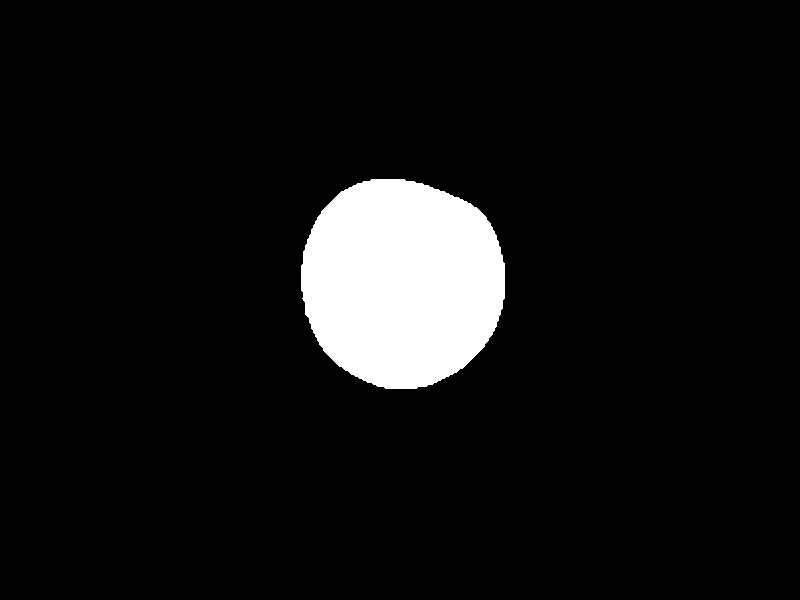
#> input picture Apple/mask.png, 800 x 600 px, found by its file name
$ python pstereo.py Apple/mask.png   (older library calls are emulated)
#> lines starting #> are read from the running program, lines starting #| are printed output that depends on the picture; after the words box and inside, x2 and y2 are one past the last pixel; in counts of white or black regions, pixels touching at a corner belong together
import cv2
import numpy as np
import pfmio
import os
import argparse
import errno
from osgeo import gdal


# [95 lines left out: functions to_masked_array, get_contours, get_light_direction, get_light_intensity, calculate_normals_albedo, not called in this run]


def main(args):
    out_path = os.path.join(args.input_path, 'results')
    try:
        os.makedirs(out_path)
    except OSError as exception:
        if exception.errno != errno.EEXIST:
            pass

    img_list = []
    mask_obj = cv2.imread(os.path.join(args.input_path, 'mask.png'), cv2.IMREAD_GRAYSCALE)
#> mask_obj: shape (600, 800); 7.1% white; 1 white region, box (x1, y1, x2, y2) and area: (301, 179, 505, 389) 34132
    mask_metal = cv2.imread(os.path.join(args.input_path, 'mask_dir_1.png'), cv2.IMREAD_GRAYSCALE)
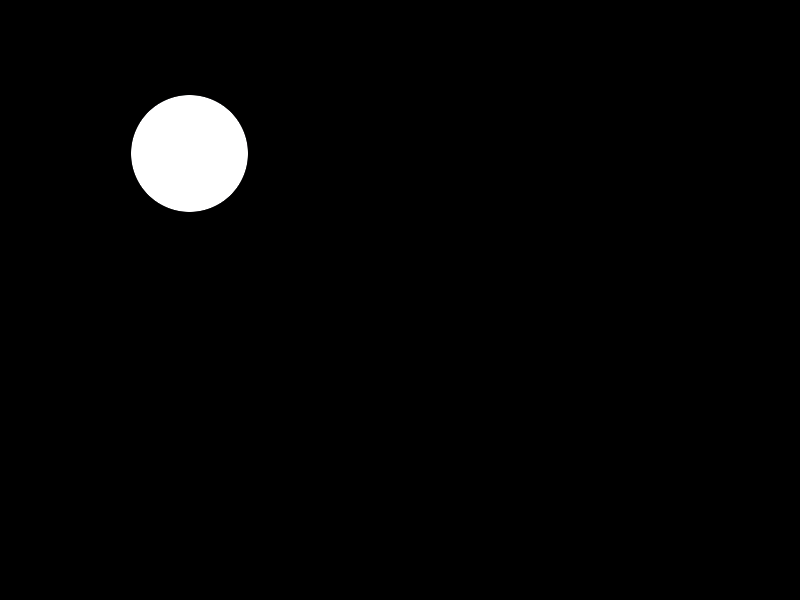
#> input picture Apple/mask_dir_1.png, 800 x 600 px, found by its file name
#> mask_metal: shape (600, 800); min 0, max 255, mean 5.7
    mask_lambert = cv2.imread(os.path.join(args.input_path, 'mask_I.png'), cv2.IMREAD_GRAYSCALE)
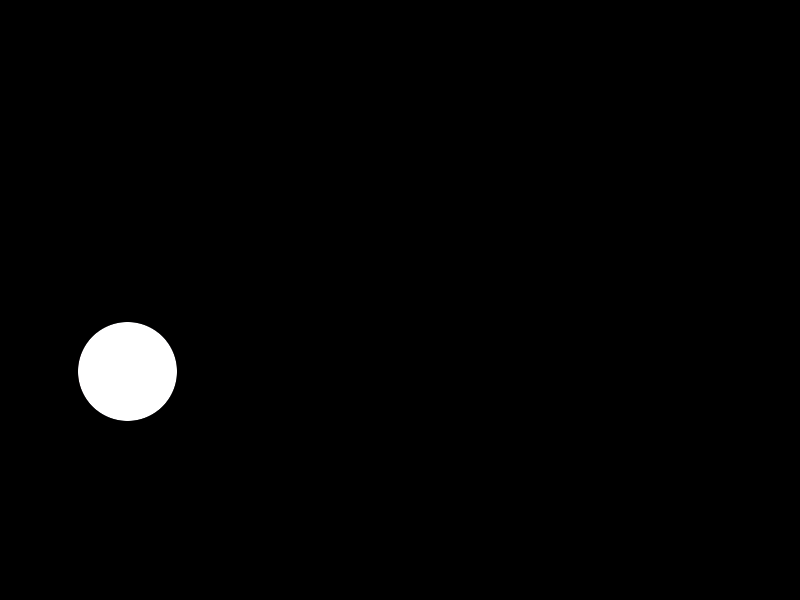
#> input picture Apple/mask_I.png, 800 x 600 px, found by its file name
#> mask_lambert: shape (600, 800); min 0, max 255, mean 4.1

    try:       # load pbm files
        for file in os.listdir(args.input_path):
            if file.endswith('pbm'):
                with open(os.path.join(args.input_path, file), encoding="utf8", errors='ignore') as ffile:
                    pfm_arr = pfmio.load_pfm(ffile)
                    pfm_arr[np.isnan(pfm_arr)] = 0
                    img_list.append(pfm_arr)
    except:
        try:   # load tif files
            for file in os.listdir(args.input_path):
                if file.endswith('tif'):
                    file_path = os.path.join(args.input_path, file)
                    im_array = np.array(gdal.Open(file_path).ReadAsArray())
                    im_array_flipped = np.moveaxis(im_array, 0, -1)  # put 3d axis last to match pfm_arr
                    img_list.append(im_array_flipped)
        except:
            print("Could not load images")
#> (the run stopped early here; a loop or call above may not have finished)
